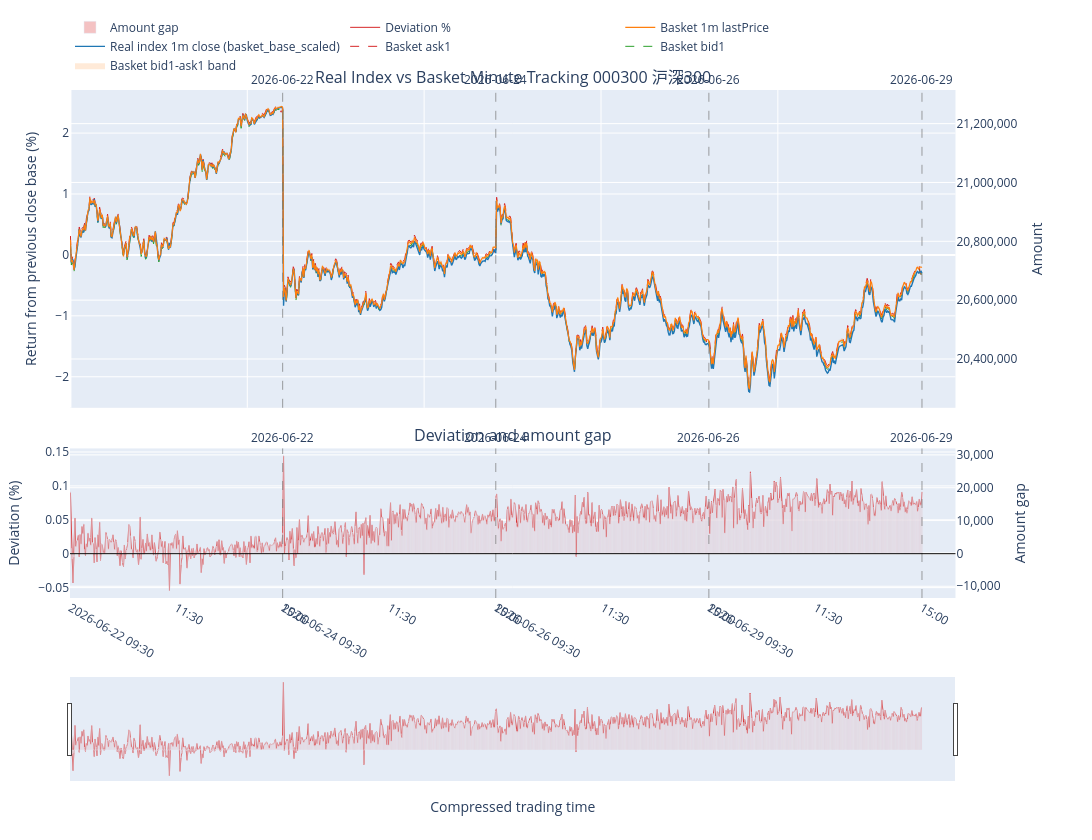

The notebook cell this image was saved under:
### Code cell
print("Baseline date:", baseline_date_dash)
print("Close weight data date:", closeweight_data_date)
print("Fitting dates:", fitting_date_ls)
print("Rule file:", rule_file_path)
print("Apply corporate actions:", apply_corporate_actions_to_basket)
print("Real index price caliber:", real_index_price_caliber)
print("Real index amount mode:", real_index_amount_mode)
print("[Daily Tracking Stats]")
display(df_daily_tracking_stats[[
    "fitting_date",
    "diff_mean_pct",
    "diff_std_pct",
    "diff_max_positive_pct",
    "diff_max_negative_pct",
    "diff_pct95_pct",
    "n_minutes",
    "daily_dividend_cash",
    "cumulative_dividend_cash",
    "corporate_action_enabled",
    "real_index_base_price",
    "real_index_price_caliber",
    "real_index_amount_mode",
]])
print("[Quantity Adjustments]")
display(df_quantity_adjustments.head(20))
print("[Dividend Records]")
display(df_dividend_records.head(20))
display(outputs["matplotlib_fig"])
display(outputs["plotly_fig"])

### Figure 1 — Plotly figure (JSON) as saved in the notebook; plotly's stock layout.template omitted (floating-point values rounded to 4 significant figures; data arrays with more than 128 entries replaced by an {"elided": "..."} marker saying what was removed)
{"data": [{"hoverinfo": "skip", "line": {"width": 0}, "mode": "lines", "showlegend": false, "type": "scatter", "x": {"elided": "964 float values"}, "xaxis": "x", "y": {"elided": "964 float values"}, "yaxis": "y"}, {"customdata": {"elided": "964x1 str values"}, "fill": "tonexty", "fillcolor": "rgba(255,127,14,0.16)", "hovertemplate": "Time=%{customdata[0]}<extra></extra>", "line": {"width": 0}, "mode": "lines", "name": "Basket bid1-ask1 band", "type": "scatter", "x": {"elided": "964 float values"}, "xaxis": "x", "y": {"elided": "964 float values"}, "yaxis": "y"}, {"customdata": {"elided": "964x1 str values"}, "hovertemplate": "Time=%{customdata[0]}<br>Return=%{y:.4f}%<extra></extra>", "line": {"color": "#2ca02c", "dash": "dash", "width": 1}, "mode": "lines", "name": "Basket bid1", "type": "scatter", "x": {"elided": "964 float values"}, "xaxis": "x", "y": {"elided": "964 float values"}, "yaxis": "y"}, {"customdata": {"elided": "964x1 str values"}, "hovertemplate": "Time=%{customdata[0]}<br>Return=%{y:.4f}%<extra></extra>", "line": {"color": "#d62728", "dash": "dash", "width": 1}, "mode": "lines", "name": "Basket ask1", "type": "scatter", "x": {"elided": "964 float values"}, "xaxis": "x", "y": {"elided": "964 float values"}, "yaxis": "y"}, {"customdata": {"elided": "964x2 mixed values"}, "hovertemplate": "Time=%{customdata[0]}<br>Return=%{y:.4f}%<br>Amount=%{customdata[1]:,.2f}<extra></extra>", "line": {"color": "#1f77b4", "width": 1.4}, "mode": "lines", "name": "Real index 1m close (basket_base_scaled)", "type": "scatter", "x": {"elided": "964 float values"}, "xaxis": "x", "y": {"elided": "964 float values"}, "yaxis": "y"}, {"customdata": {"elided": "964x2 mixed values"}, "hovertemplate": "Time=%{customdata[0]}<br>Return=%{y:.4f}%<br>Amount=%{customdata[1]:,.2f}<extra></extra>", "line": {"color": "#ff7f0e", "width": 1.2}, "mode": "lines", "name": "Basket 1m lastPrice", "type": "scatter", "x": {"elided": "964 float values"}, "xaxis": "x", "y": {"elided": "964 float values"}, "yaxis": "y"}, {"hoverinfo": "skip", "line": {"width": 0}, "mode": "lines", "opacity": 0, "showlegend": false, "type": "scatter", "x": {"elided": "964 float values"}, "xaxis": "x", "y": {"elided": "964 float values"}, "yaxis": "y2"}, {"hoverinfo": "skip", "line": {"width": 0}, "mode": "lines", "opacity": 0, "showlegend": false, "type": "scatter", "x": {"elided": "964 float values"}, "xaxis": "x", "y": {"elided": "964 float values"}, "yaxis": "y2"}, {"customdata": {"elided": "964x2 mixed values"}, "hovertemplate": "Time=%{customdata[0]}<br>Deviation=%{y:.4f}%<br>Amount gap=%{customdata[1]:,.2f}<extra></extra>", "line": {"color": "#d62728", "width": 1}, "mode": "lines", "name": "Deviation %", "type": "scatter", "x": {"elided": "964 float values"}, "xaxis": "x2", "y": {"elided": "964 float values"}, "yaxis": "y3"}, {"customdata": {"elided": "964x1 str values"}, "hovertemplate": "Time=%{customdata[0]}<br>Amount gap=%{y:,.2f}<extra></extra>", "marker": {"color": "rgba(214,39,40,0.28)"}, "name": "Amount gap", "type": "bar", "x": {"elided": "964 float values"}, "xaxis": "x2", "y": {"elided": "964 float values"}, "yaxis": "y4"}], "layout": {"annotations": [{"font": {"size": 16}, "showarrow": false, "text": "Real Index vs Basket Minute Tracking 000300 沪深300", "x": 0.47, "xanchor": "center", "xref": "paper", "y": 1, "yanchor": "bottom", "yref": "paper"}, {"font": {"size": 16}, "showarrow": false, "text": "Deviation and amount gap", "x": 0.47, "xanchor": "center", "xref": "paper", "y": 0.2944, "yanchor": "bottom", "yref": "paper"}, {"showarrow": false, "text": "2026-06-22", "x": 240, "xanchor": "center", "xref": "x", "y": 1, "yanchor": "bottom", "yref": "y domain"}, {"showarrow": false, "text": "2026-06-22", "x": 240, "xanchor": "center", "xref": "x2", "y": 1, "yanchor": "bottom", "yref": "y3 domain"}, {"showarrow": false, "text": "2026-06-24", "x": 481, "xanchor": "center", "xref": "x", "y": 1, "yanchor": "bottom", "yref": "y domain"}, {"showarrow": false, "text": "2026-06-24", "x": 481, "xanchor": "center", "xref": "x2", "y": 1, "yanchor": "bottom", "yref": "y3 domain"}, {"showarrow": false, "text": "2026-06-26", "x": 722, "xanchor": "center", "xref": "x", "y": 1, "yanchor": "bottom", "yref": "y domain"}, {"showarrow": false, "text": "2026-06-26", "x": 722, "xanchor": "center", "xref": "x2", "y": 1, "yanchor": "bottom", "yref": "y3 domain"}, {"showarrow": false, "text": "2026-06-29", "x": 963, "xanchor": "center", "xref": "x", "y": 1, "yanchor": "bottom", "yref": "y domain"}, {"showarrow": false, "text": "2026-06-29", "x": 963, "xanchor": "center", "xref": "x2", "y": 1, "yanchor": "bottom", "yref": "y3 domain"}], "height": 840, "hovermode": "x unified", "legend": {"orientation": "h", "x": 0, "xanchor": "left", "y": 1.02, "yanchor": "bottom"}, "margin": {"b": 60, "l": 70, "r": 80, "t": 90}, "shapes": [{"line": {"color": "rgba(120,120,120,0.7)", "dash": "dash", "width": 1}, "type": "line", "x0": 240, "x1": 240, "xref": "x", "y0": 0, "y1": 1, "yref": "y domain"}, {"line": {"color": "rgba(120,120,120,0.7)", "dash": "dash", "width": 1}, "type": "line", "x0": 240, "x1": 240, "xref": "x2", "y0": 0, "y1": 1, "yref": "y3 domain"}, {"line": {"color": "rgba(120,120,120,0.7)", "dash": "dash", "width": 1}, "type": "line", "x0": 481, "x1": 481, "xref": "x", "y0": 0, "y1": 1, "yref": "y domain"}, {"line": {"color": "rgba(120,120,120,0.7)", "dash": "dash", "width": 1}, "type": "line", "x0": 481, "x1": 481, "xref": "x2", "y0": 0, "y1": 1, "yref": "y3 domain"}, {"line": {"color": "rgba(120,120,120,0.7)", "dash": "dash", "width": 1}, "type": "line", "x0": 722, "x1": 722, "xref": "x", "y0": 0, "y1": 1, "yref": "y domain"}, {"line": {"color": "rgba(120,120,120,0.7)", "dash": "dash", "width": 1}, "type": "line", "x0": 722, "x1": 722, "xref": "x2", "y0": 0, "y1": 1, "yref": "y3 domain"}, {"line": {"color": "rgba(120,120,120,0.7)", "dash": "dash", "width": 1}, "type": "line", "x0": 963, "x1": 963, "xref": "x", "y0": 0, "y1": 1, "yref": "y domain"}, {"line": {"color": "rgba(120,120,120,0.7)", "dash": "dash", "width": 1}, "type": "line", "x0": 963, "x1": 963, "xref": "x2", "y0": 0, "y1": 1, "yref": "y3 domain"}, {"line": {"color": "black", "width": 1}, "type": "line", "x0": 0, "x1": 1, "xref": "x2 domain", "y0": 0, "y1": 0, "yref": "y3"}], "width": 1350, "xaxis": {"anchor": "y", "domain": [0, 0.94], "matches": "x2", "showticklabels": false}, "xaxis2": {"anchor": "y3", "domain": [0, 0.94], "rangeslider": {"visible": true}, "tickmode": "array", "ticktext": ["2026-06-22\n09:30", "11:30", "15:00", "2026-06-24\n09:30", "11:30", "15:00", "2026-06-26\n09:30", "11:30", "15:00", "2026-06-29\n09:30", "11:30", "15:00"], "tickvals": [0, 120, 240, 241, 361, 481, 482, 602, 722, 723, 843, 963], "title": {"text": "Compressed trading time"}}, "yaxis": {"anchor": "x", "domain": [0.3744, 1], "title": {"text": "Return from previous close base (%)"}}, "yaxis2": {"anchor": "x", "overlaying": "y", "side": "right", "tickformat": ",.0f", "title": {"text": "Amount"}}, "yaxis3": {"anchor": "x2", "domain": [0, 0.2944], "title": {"text": "Deviation (%)"}}, "yaxis4": {"anchor": "x2", "overlaying": "y3", "side": "right", "tickformat": ",.0f", "title": {"text": "Amount gap"}}}}
